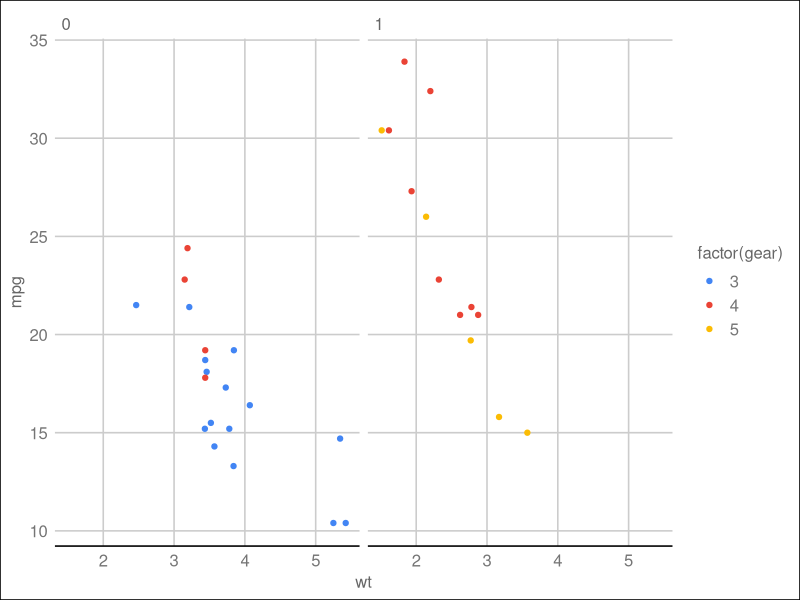

The R source for this figure:
library(ggthemes)


### Name: theme_gdocs
### Title: Theme with Google Docs Chart defaults
### Aliases: theme_gdocs

### ** Examples

library("ggplot2")

p <- ggplot(mtcars) +
  geom_point(aes(x = wt, y = mpg, colour = factor(gear))) +
  facet_wrap(~am)
p + theme_gdocs() + scale_color_gdocs()
